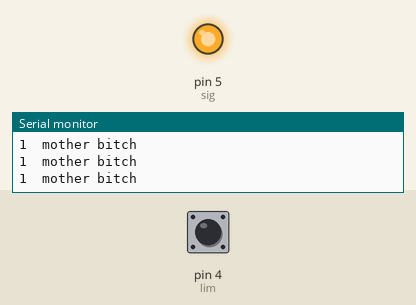
Recording of a sketch running on a simulated Arduino Uno, built with avr-gcc and run on an emulated ATmega328P. Parts: output pins drawn as LEDs (lit = HIGH), the last lines printed to the serial monitor. Dashed ring = blinking. The test bench sets the inputs (shaded band); at power-on: pin 4 (lim) HIGH.

Above: at 1.2 s.
1.3 s: pin 4 (lim) pulled LOW for 0.15 s
At 1.4 s:
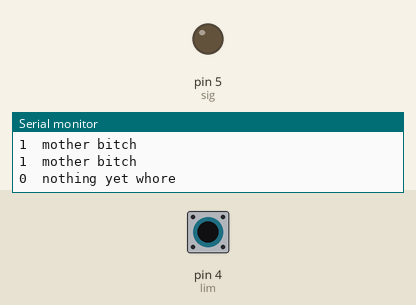
2.9 s: pin 4 (lim) pulled LOW for 1 s
At 4.9 s:
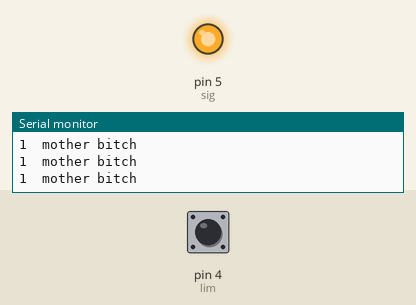
6.9 s: pin 4 (lim) pulsed LOW 2 times (0.12 s each, 0.3 s apart)
At 7.11 s:
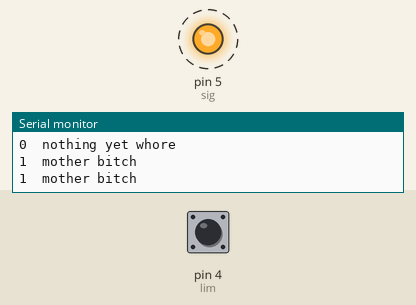
10.5 s: pin 4 (lim) pulled LOW for 3.2 s
At 11.2 s:
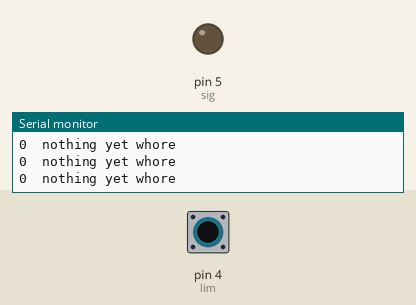
15.2 s: pin 4 (lim) pulsed LOW 5 times (0.12 s each, 0.3 s apart)
At 16.9 s:
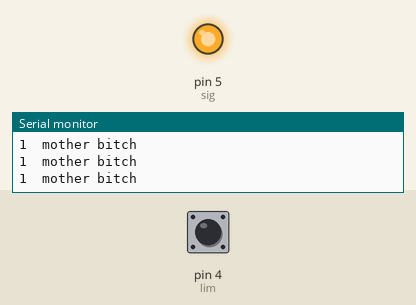
Timing chart, 0 to 18.4 s (numbered marks = the images above; inputs shaded):
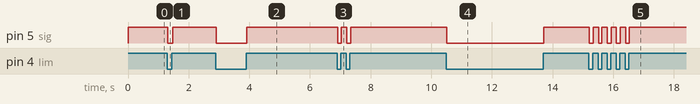

The sketch:

digital_val_send.ino
```cpp
#define  lim 4
int limval=0;
# define sig 5
int sigval=0;

void setup() {
pinMode(lim,INPUT_PULLUP);
pinMode(sig,OUTPUT);
Serial.begin(9600);
}

void loop() {
limval=digitalRead(lim);
Serial.print(limval); Serial.print("\t");

if (limval==1){
  digitalWrite(sig,HIGH);
  Serial.println("mother bitch");
}
if(limval==0){
  digitalWrite(sig,LOW);
  Serial.println("nothing yet whore");
}
}
```

Measured:
- after the input at 1.3 s, pin 5 (sig): HIGH → LOW at once, → HIGH 0.15 s later
- after the input at 2.9 s, pin 5 (sig): HIGH → LOW at once, → HIGH 1.0 s later
- after the input at 6.9 s, pin 5 (sig): alternates HIGH for 0.18 s and LOW for 0.12 s, 4 changes in all, then stays HIGH, starting at once
- after the input at 10.5 s, pin 5 (sig): HIGH → LOW at once, → HIGH 3.2 s later
- after the input at 15.2 s, pin 5 (sig): alternates HIGH for 0.17 s and LOW for 0.13 s, 10 changes in all, then stays HIGH, starting at once
